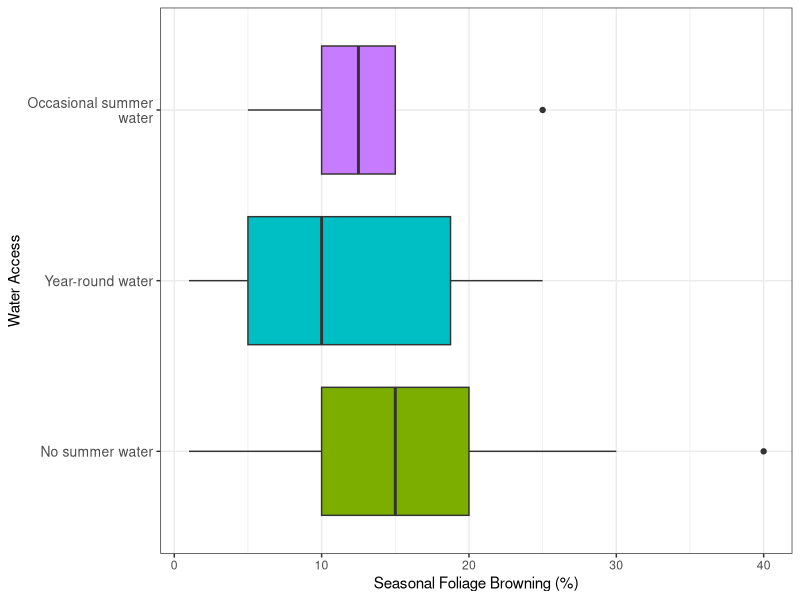

R code for this plot:
## ---- chunk 1
knitr::opts_chunk$set(echo = TRUE)
## ---- chunk 2
library(tidyverse)
## ---- chunk 3
revisit <- read.csv("./data/revisit.data.csv")
wrdm <- read.csv("./data/wrdm.2.3.25.csv")
## ---- chunk 4
merged.data <- left_join(revisit,wrdm,by="id")
## ---- chunk 5
names(merged.data)
## ---- chunk 6
merged.data <- merged.data[c(1,21:25,71:93)]
## ---- chunk 7
merged.data <- merged.data %>% filter(field.2023...fall.seasonal.branch.browning.percent..0.100..<100)
## ---- chunk 8
levels(as.factor(merged.data$field.optional...access.to.water))
merged.data$water_access <- factor(
  merged.data$field.optional...access.to.water,
  levels = c(
    "Tree does not typically have access to water in summer",
    "Tree has access to water year round (watered in summer or near permanent water source)",
    "Tree may have occassional access to water in summer (watered by someone)"
  ),
  labels = c(
    "No summer water",
    "Year-round water",
    "Occasional summer water"
  )
)
## ---- chunk 9
ggplot(merged.data, aes(
  x = field.2023...fall.seasonal.branch.browning.percent..0.100..,
  y = water_access,
  fill = water_access
)) +
  geom_boxplot() +
  theme_bw() +
  guides(fill = "none") +
  scale_fill_manual(values = c("#7CAE00", "#00BFC4", "#C77CFF")) +
  scale_y_discrete(
    labels = function(x) stringr::str_wrap(x, width = 20)
  ) +
  theme(axis.text.y = element_text(size = 10, lineheight = 0.9)) +
  labs(y="Water Access",x="Seasonal Foliage Browning (%)")

## ---- chunk 10
# Prepare the two variables and remove missing observations
browning_data <- merged.data %>%
  transmute(
    browning = as.numeric(as.character(
      field.2023...fall.seasonal.branch.browning.percent..0.100..
    )),
    water_access = factor(water_access)
  ) %>%
  filter(!is.na(browning), !is.na(water_access))

# Summarize browning within each group
browning_data %>%
  group_by(water_access) %>%
  summarise(
    n = n(),
    median_percent = median(browning),
    Q1 = quantile(browning, 0.25),
    Q3 = quantile(browning, 0.75),
    .groups = "drop"
  )

# Overall test for differences among water-access groups
kruskal.test(browning ~ water_access, data = browning_data)
